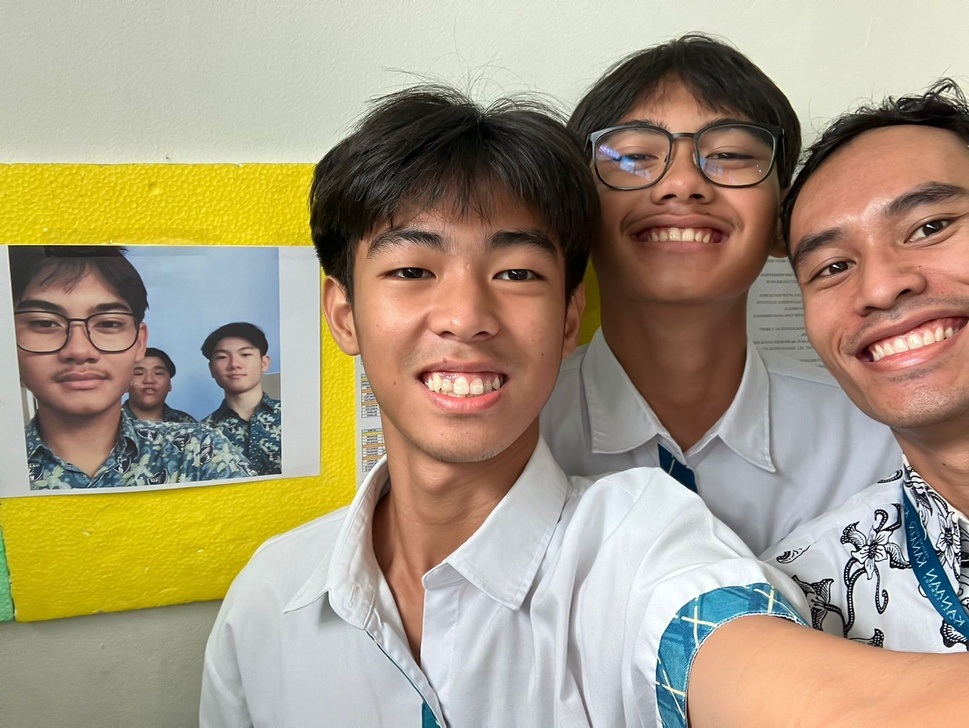
#> input picture Week 13-3 OpenCV - ImageProcessing/image3.jpeg, 969 x 728 px, shrunk from 1600 x 1202 before the run
$ python img_face_detector.py
#> lines starting #> are read from the running program, lines starting #| are printed output that depends on the picture; after the words box and inside, x2 and y2 are one past the last pixel; in counts of white or black regions, pixels touching at a corner belong together
import cv2 #import lib

face_cascade = cv2.CascadeClassifier(
    cv2.data.haarcascades + "haarcascade_frontalface_default.xml"
)
img = cv2.imread('image3.jpeg',0) #baca gambar
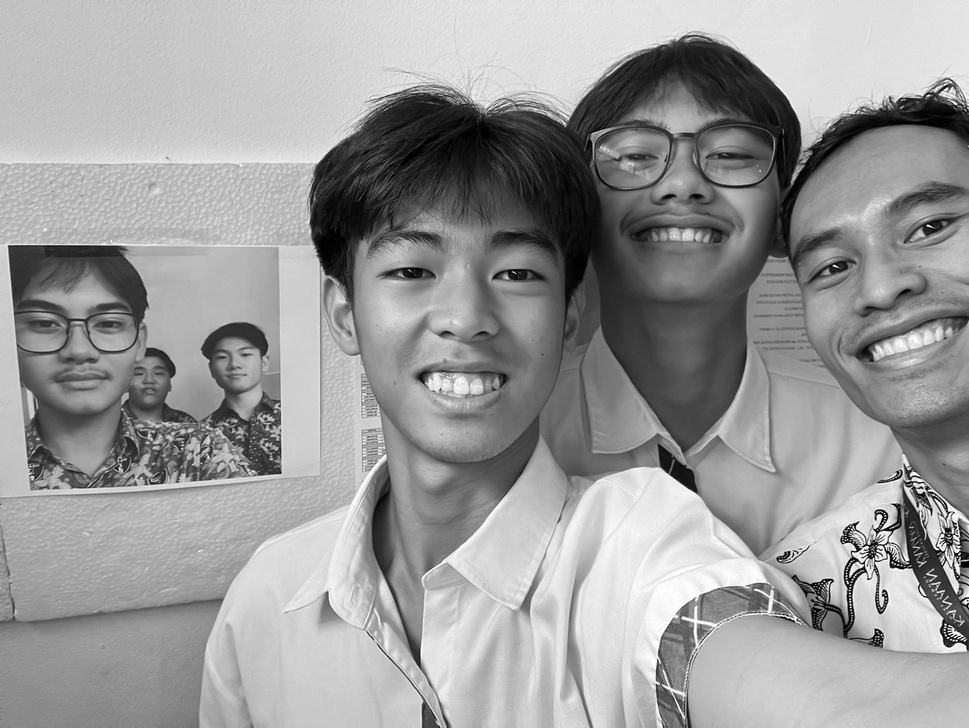
#> img: shape (728, 969); min 0, max 255, mean 154.2

faces = face_cascade.detectMultiScale(img, scaleFactor=1.1, minNeighbors=5, minSize=(30, 30))
#> faces = [[208, 334, 56, 56], [9, 268, 142, 142], [319, 172, 266, 266], [590, 74, 200, 200]]

for (x, y, w, h) in faces:
    cv2.rectangle(img, (x, y), (x+w, y+h), (255, 0, 0), 2)  # Menggambar persegi di sekitar wajah
#> this loop made 4 passes
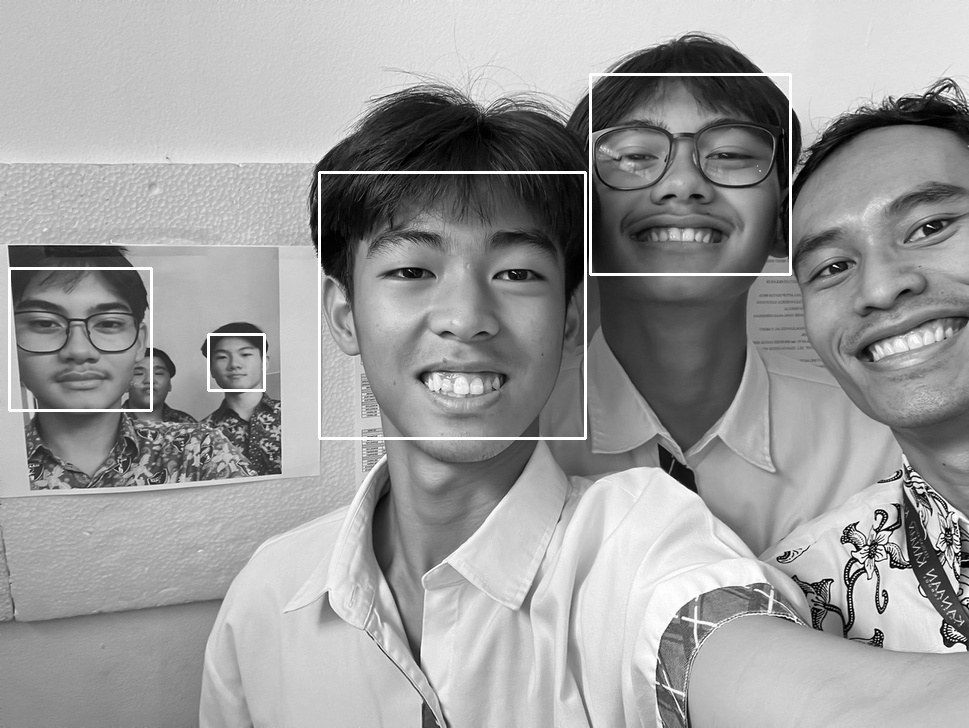
#> img: shape (728, 969); 1.13% of pixels changed, all inside (x1, y1, x2, y2) = (8, 73, 792, 440)

# Tampilkan gambar dengan kotak deteksi wajah
cv2.imshow('Gambar Tampil dengan Deteksi Wajah', img)

# Tunggu tombol ditekan
keyboard = cv2.waitKey(0)
#> (key Esc is pressed here)

# Tutup semua jendela jika tombol ESC (kode 27) ditekan
if keyboard == 27:
    cv2.destroyAllWindows()

$ run again, with Week 13-3 OpenCV - ImageProcessing/image2.jpg copied over Week 13-3 OpenCV - ImageProcessing/image3.jpeg
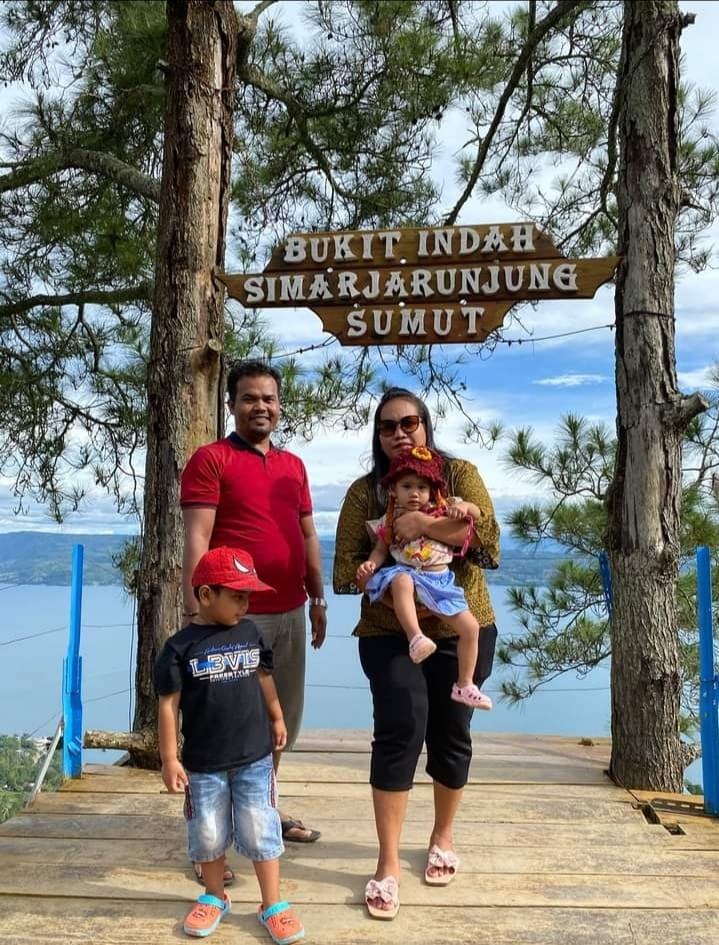
#> input picture Week 13-3 OpenCV - ImageProcessing/image2.jpg, 719 x 945 px
#> `img = cv2.imread('image3.jpeg',0)`:
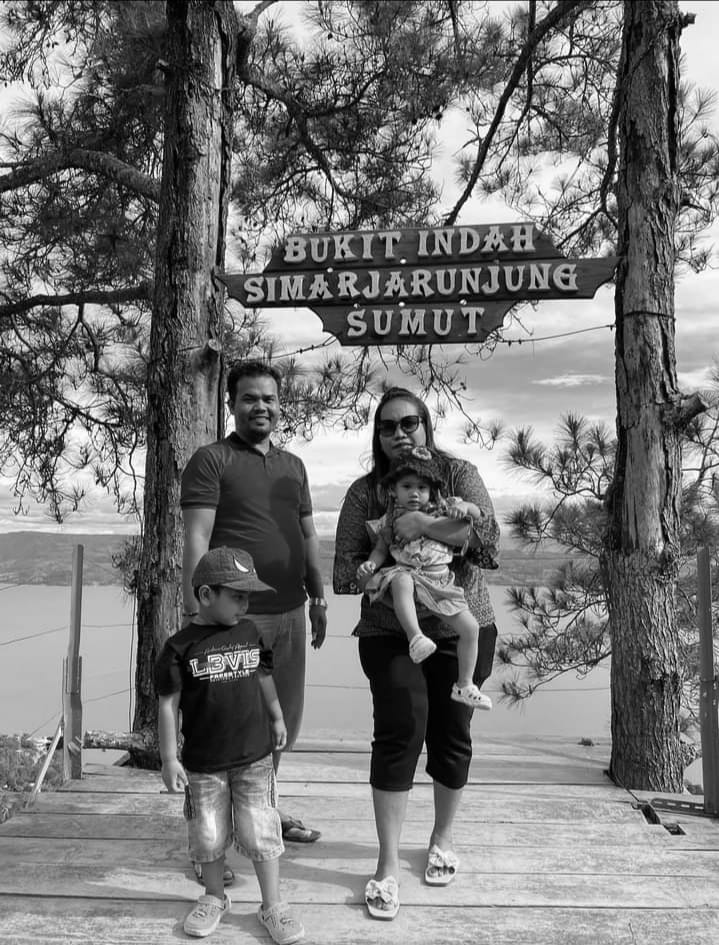
#> img: shape (945, 719); min 0, max 255, mean 120.8
#> faces = [[231, 378, 54, 54], [369, 402, 61, 61]]
#> the loop `for (x, y, w, h) in faces:` made 2 passes
#> after the loop `for (x, y, w, h) in faces:`:
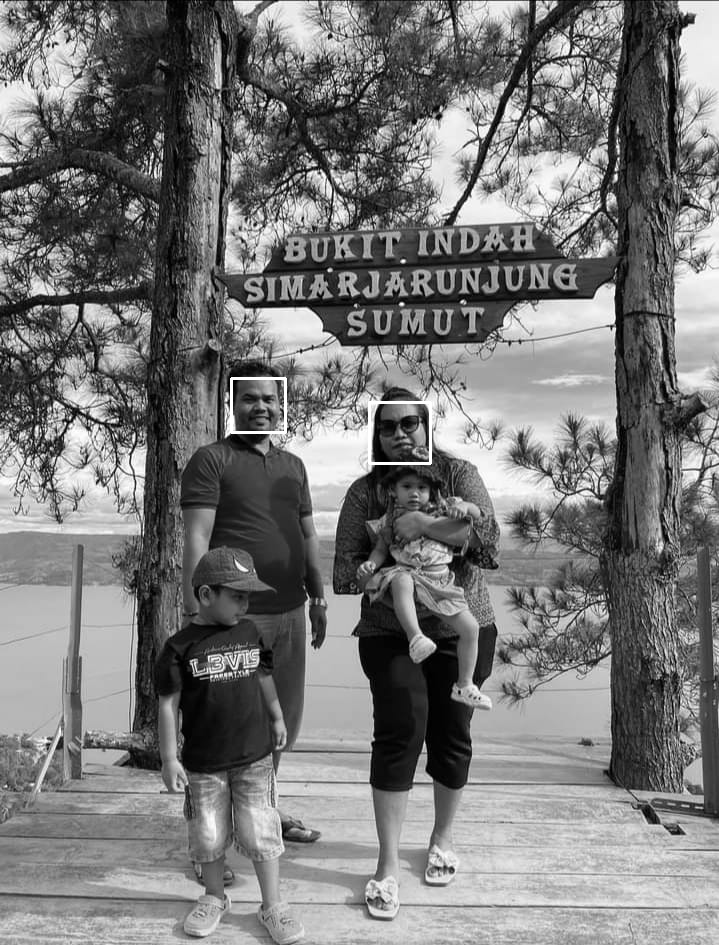
#> img: shape (945, 719); 0.2% of pixels changed, all inside (x1, y1, x2, y2) = (230, 377, 432, 465)
